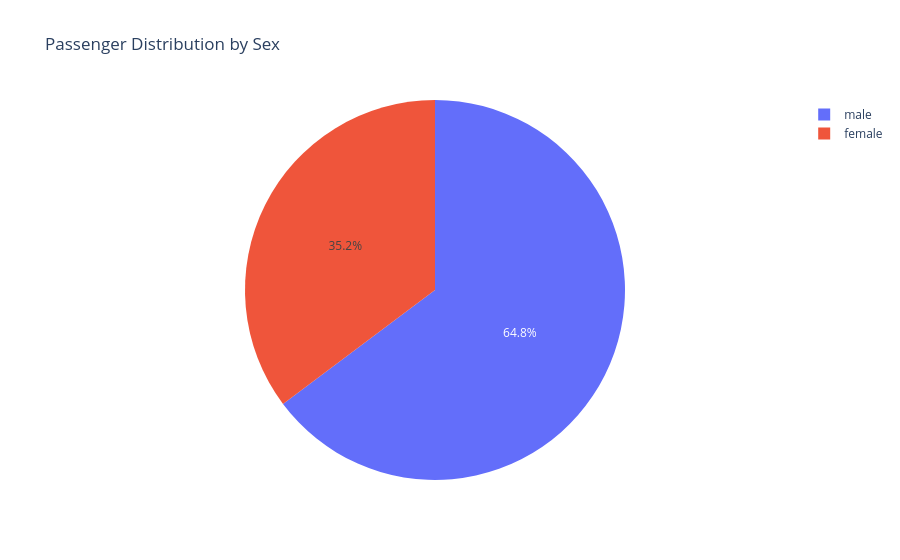

This figure's notebook cell:
### Code cell
fig = px.pie(
    df,
    names="Sex",
    title="Passenger Distribution by Sex"
)

fig.show()

### Figure 1 — Plotly figure (JSON) as saved in the notebook; plotly's stock layout.template omitted (floating-point values rounded to 4 significant figures; data arrays with more than 128 entries replaced by an {"elided": "..."} marker saying what was removed)
{"data": [{"domain": {"x": [0, 1], "y": [0, 1]}, "hovertemplate": "Sex=%{label}<extra></extra>", "labels": {"elided": "891 str values"}, "legendgroup": "", "name": "", "showlegend": true, "type": "pie"}], "layout": {"legend": {"tracegroupgap": 0}, "title": {"text": "Passenger Distribution by Sex"}}}
